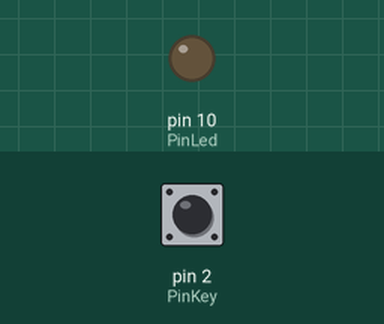
This sketch was run on a simulated Arduino Uno, built with avr-gcc and run on an emulated ATmega328P. Parts: output pins drawn as LEDs (lit = HIGH). Inputs (shaded band) come from the test bench; at power-on: pin 2 (PinKey) LOW.

Above: at 1.2 s.
1.3 s: pin 2 (PinKey) pulled HIGH for 0.15 s
At 1.37 s:
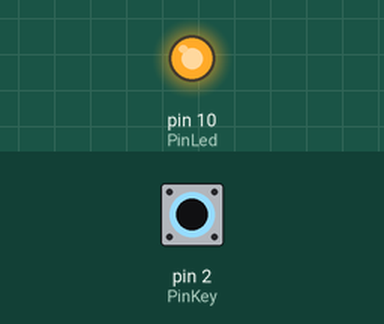
2.9 s: pin 2 (PinKey) pulled HIGH for 3.2 s
At 7.5 s:
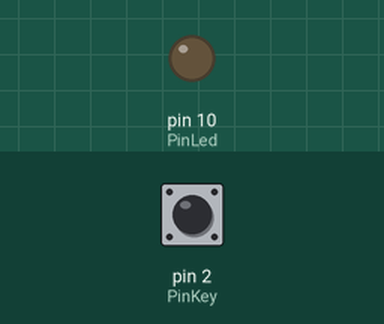
Timing chart, 0 to 9.0 s (numbered marks = the images above; inputs shaded):
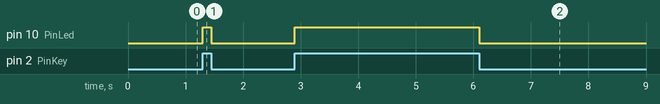

Measured:
- after the input at 1.3 s, pin 10 (PinLed): LOW → HIGH at once, → LOW 0.15 s later
- after the input at 2.9 s, pin 10 (PinLed): LOW → HIGH at once, → LOW 3.2 s later

The sketch:

Lesson_1a.ino
```cpp
/*  ПЕРВЫЙ СКЕТЧ  */

//  Создаём константу типа int для хранения
//  № вывода к которому подключена кнопка
const int PinKey = 2;

//  Создаём константу типа int для хранения
//  № вывода к которому подключён светодиод
const int PinLed = 10;

//  Создаём переменную типа bool для хранения
//  состояния кнопки (1-нажата / 0-отпущена)
bool Action = 0;

//  Код внутри функции setup выполняется
//  только 1 раз, при старте
void setup(){
//  Конфигурируем вывод PinKey как вход
    pinMode(PinKey, INPUT );
//  Конфигурируем вывод PinLed как выход
    pinMode(PinLed, OUTPUT);
}

//  Код внутри функции loop выполняется
//  постоянно
void loop(){
//  Считываем состояние со входа PinKey
    Action = digitalRead(PinKey);
//  Устанавливаем состояние на выходе PinLed
    digitalWrite(PinLed, Action);
}
```
